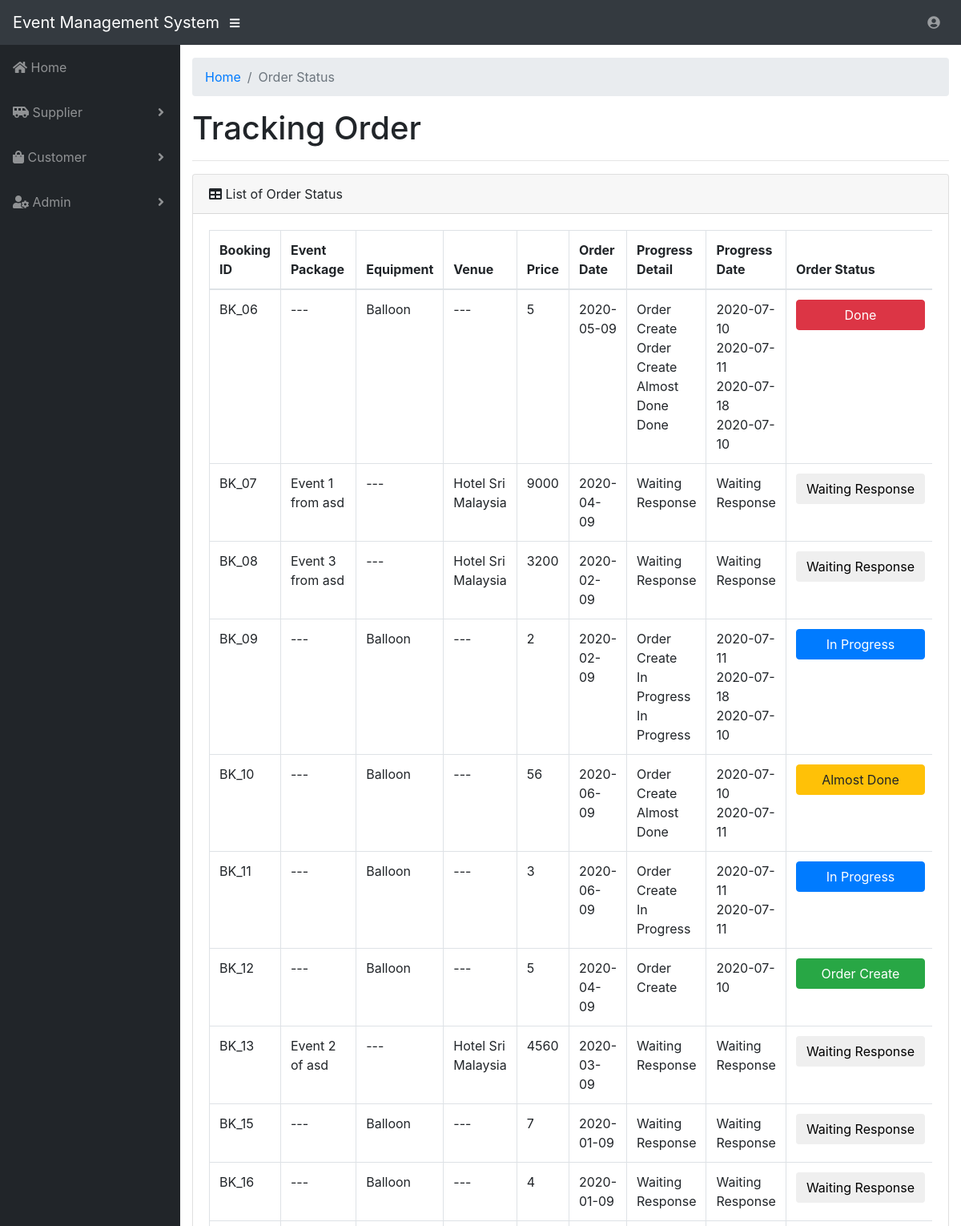
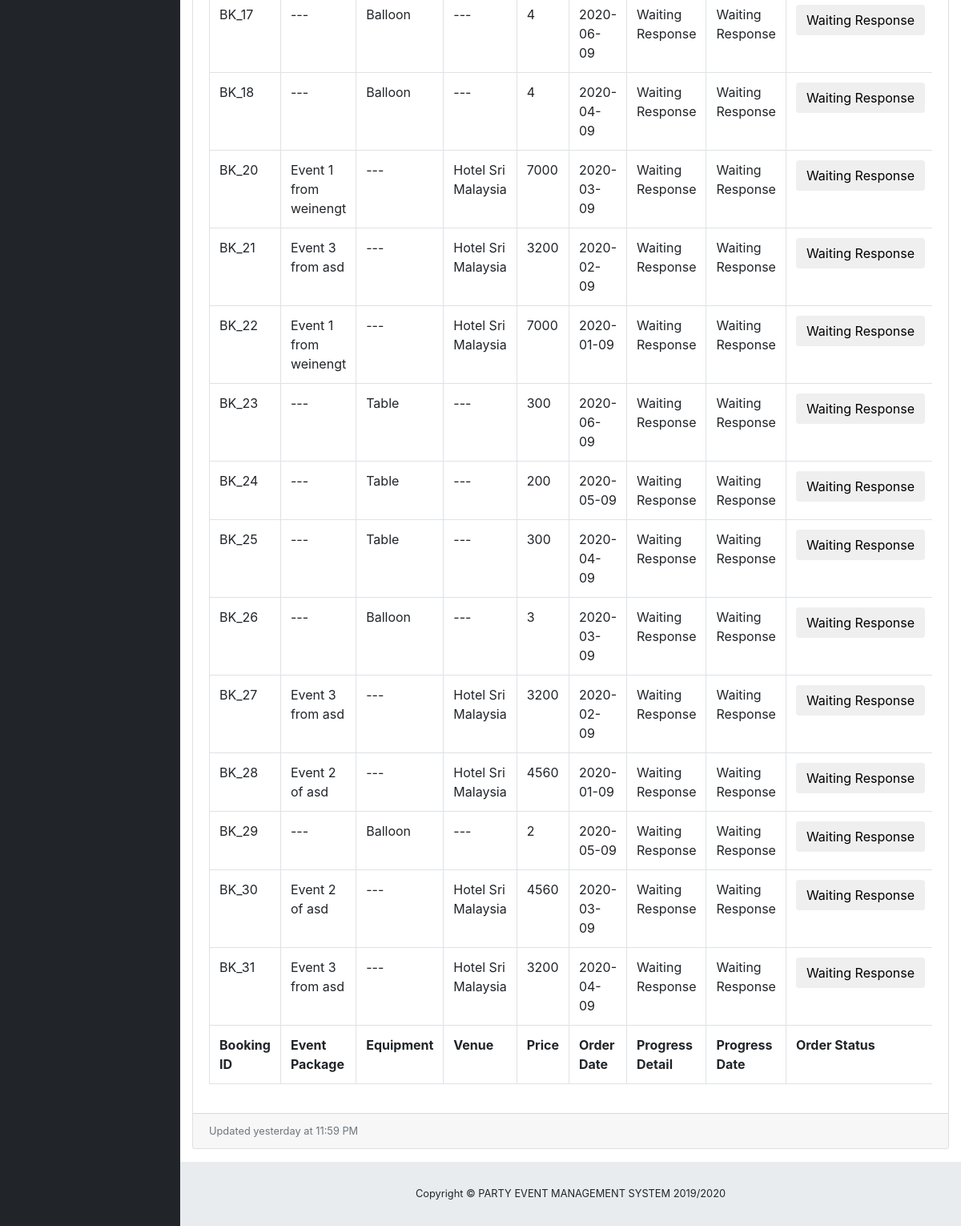
The app's page /ApplicationLayer/UserView/cTracking.php (signed in) with its own data (2 pictures, top to bottom).
### tables this page shows
CREATE TABLE `booking` (
  `B_bookingID` varchar(200) NOT NULL,
  `EOd_orderID` varchar(200) DEFAULT NULL,
  `V_venueID` varchar(200) DEFAULT NULL,
  `EP_packageID` varchar(200) DEFAULT NULL,
  `eventPrice` float NOT NULL,
  `status` varchar(100) NOT NULL,
  `C_customerID` varchar(255) NOT NULL,
  `Order_Date` date DEFAULT NULL
);

CREATE TABLE `equipment` (
  `EQ_equipmentID` varchar(200) NOT NULL,
  `EQ_equipmentName` varchar(200) NOT NULL,
  `EQ_category` varchar(200) NOT NULL,
  `EQ_quantityAvailable` int(11) NOT NULL,
  `EQ_price` float NOT NULL,
  `EQ_detail` varchar(200) NOT NULL,
  `EQ_status` varchar(200) NOT NULL,
  `S_supplierID` varchar(200) NOT NULL
);

CREATE TABLE `tracking_order` (
  `B_bookingID` varchar(255) NOT NULL,
  `TO_process` varchar(255) DEFAULT NULL,
  `TO_Date` varchar(255) DEFAULT NULL
);

CREATE TABLE `event_package` (
  `EP_packageID` int(200) NOT NULL,
  `EP_packageName` varchar(200) NOT NULL,
  `S_supplierID` varchar(200) NOT NULL,
  `EP_packagePrice` float DEFAULT NULL,
  `EP_category` varchar(200) NOT NULL
);

### BusinessServiceLayer/UserM/cTrackingModel.php (called while the page is built, shortened)
<?php
				function getPurchasedOrder($custID){
								include '../../libs/connection.php';
								$sql="SELECT * FROM booking
									  WHERE
									  C_customerID= '$custID' and status='paid'
									  ";
								$result = $conn->query($sql);
								return $result;
										   }
						function checknamepackage($id2){
											include '../../libs/connection.php';
											$query2 = "SELECT * FROM event_package WHERE EP_packageID = '$id2'";
											$result2 = $conn->query($query2);
											return $result2;
										}
						function checknameequipment($id3){
								include '../../libs/connection.php';
					$query3 = "SELECT equipment.EQ_equipmentName FROM equipment_order INNER JOIN equipment on equipment.EQ_equipmentID=equipment_order.EQ_equipmentID  WHERE equipment_order.EOd_orderID ='$id3'";
								$result3 = $conn->query($query3);
										return $result3;
													}
							function getprogress($id5){
										include '../../libs/connection.php';
										$query5= "SELECT * FROM tracking_order WHERE B_bookingID='$id5'";
								$result5 = $conn->query($query5);
										return $result5;
							}
?>

### BusinessServiceLayer/UserC/cTrackingController.php (the view, shortened to what this page needs)
<?php
function trackingOrder(){
include '../../BusinessServiceLayer/UserM/cTrackingModel.php';
$result = getPurchasedOrder($_SESSION['id']);
 if(!is_null($result)){
 								if ($result-> num_rows > 0){
					while ($row = $result-> fetch_assoc()){
								echo"<tr><td>".$row["B_bookingID"]."</td>";
                                           if(is_null($row["EP_packageID"]))
											echo"<td>---</td>";
                                       $result2 = checknamepackage($row["EP_packageID"]);
                              							if ($result2-> num_rows > 0){
															while ($row2 = $result2-> fetch_assoc()){
																   echo"<td>".$row2["EP_packageName"]."</td>";
 																				}
 																			}
 											if(is_null($row["EOd_orderID"]))
													echo"<td>---</td>";
                                                  $result3 = checknameequipment($row["EOd_orderID"]);
                              							if ($result3-> num_rows > 0){
															while ($row3 = $result3-> fetch_assoc()){
							                     echo"<td>".$row3["EQ_equipmentName"]."</td>";
							                 }
							             }
							             if(is_null($row["V_venueID"]))
													echo"<td>---</td>";
										else
							              echo"<td>".$row["V_venueID"]."</td>";
							              echo"<td>".$row["eventPrice"]."</td>";
							              echo"<td>".$row["Order_Date"]."</td>";
							              	 $result5 = getprogress($row["B_bookingID"]);
							              	  if ($result5-> num_rows == 0){
							              	  	echo"<td>Waiting Response</td>";
							              	  	echo"<td>Waiting Response</td>";
							              	  }
							              	 $statustype=0;
							              	 if ($result5-> num_rows > 0){
															while ($row5 = $result5-> fetch_assoc()){
																	$str_arr = explode (",",$row5["TO_process"] );
																   $i=0;
																   echo"<td>";
																		   foreach($str_arr as $value){
 																			    if($str_arr[$i]=="Order Create"){$statustype=1;}
 																			    if($str_arr[$i]=="In Progress"){$statustype=2;}
 																			    if($str_arr[$i]=="Almost Done"){$statustype=3;}
 																			    if($str_arr[$i]=="Done"){$statustype=4;}
 																		$i++;
 																		}
 																		echo"</td>";
 																			 echo"<td>";
 																		echo"</td>";
 																				}
 																			}
 																			if( $statustype==0){
 																		echo"<td> <button type='submit'  class='btn btn-block'>Waiting Response</button></td></form></tr>";}
 																		else if( $statustype==1){
 																		echo"<td> <button type='submit'  class='btn btn-success btn-block'>Order Create</button></td></form></tr>";}
 																		else if( $statustype==2){
 																		echo"<td> <button type='submit'  class='btn btn-primary btn-block'>In Progress</button></td></form></tr>";}
 																		else if( $statustype==3){
 																		echo"<td> <button type='submit'  class='btn btn-warning btn-block'>Almost Done</button></td></form></tr>";}
 																		else if( $statustype==4){
 																		echo"<td> <button type='submit'  class='btn btn-danger btn-block'>Done </button></td></form></tr>";}
 																		}
						}
				}
 }
?>

### libs/css/sb-admin.css (style rules this page uses)
html { position: relative; min-height: 100%; }
body { height: 100%; }
:root { --input-padding-x: 0.75rem; --input-padding-y: 0.75rem; }

### records on screen
booking: B_bookingID "BK_06", eventPrice "5", Order_Date "2020-05-09", shows "Done"
equipment: EQ_equipmentName "Balloon"
booking: B_bookingID "BK_07", V_venueID "Hotel Sri Malaysia", eventPrice "9000", Order_Date "2020-04-09", shows "Waiting Response"
event_package: EP_packageName "Event 1 from asd"
booking: B_bookingID "BK_08", V_venueID "Hotel Sri Malaysia", eventPrice "3200", Order_Date "2020-02-09", shows "Waiting Response"
event_package: EP_packageName "Event 3 from asd"
booking: B_bookingID "BK_09", eventPrice "2", Order_Date "2020-02-09", shows "In Progress"
booking: B_bookingID "BK_10", eventPrice "56", Order_Date "2020-06-09", shows "Almost Done"
booking: B_bookingID "BK_11", eventPrice "3", Order_Date "2020-06-09", shows "In Progress"
booking: B_bookingID "BK_12", eventPrice "5", Order_Date "2020-04-09", shows "Order Create"
booking: B_bookingID "BK_13", V_venueID "Hotel Sri Malaysia", eventPrice "4560", Order_Date "2020-03-09", shows "Waiting Response"
event_package: EP_packageName "Event 2 of asd"
booking: B_bookingID "BK_15", eventPrice "7", Order_Date "2020-01-09", shows "Waiting Response"
booking: B_bookingID "BK_16", eventPrice "4", Order_Date "2020-01-09", shows "Waiting Response"
booking: B_bookingID "BK_17", eventPrice "4", Order_Date "2020-06-09", shows "Waiting Response"
booking: B_bookingID "BK_18", eventPrice "4", Order_Date "2020-04-09", shows "Waiting Response"
booking: B_bookingID "BK_20", V_venueID "Hotel Sri Malaysia", eventPrice "7000", Order_Date "2020-03-09", shows "Waiting Response"
event_package: EP_packageName "Event 1 from weinengt"
booking: B_bookingID "BK_21", V_venueID "Hotel Sri Malaysia", eventPrice "3200", Order_Date "2020-02-09", shows "Waiting Response"
booking: B_bookingID "BK_22", V_venueID "Hotel Sri Malaysia", eventPrice "7000", Order_Date "2020-01-09", shows "Waiting Response"
booking: B_bookingID "BK_23", eventPrice "300", Order_Date "2020-06-09", shows "Waiting Response"
equipment: EQ_equipmentName "Table"
booking: B_bookingID "BK_24", eventPrice "200", Order_Date "2020-05-09", shows "Waiting Response"
booking: B_bookingID "BK_25", eventPrice "300", Order_Date "2020-04-09", shows "Waiting Response"
booking: B_bookingID "BK_26", eventPrice "3", Order_Date "2020-03-09", shows "Waiting Response"
booking: B_bookingID "BK_27", V_venueID "Hotel Sri Malaysia", eventPrice "3200", Order_Date "2020-02-09", shows "Waiting Response"
booking: B_bookingID "BK_28", V_venueID "Hotel Sri Malaysia", eventPrice "4560", Order_Date "2020-01-09", shows "Waiting Response"
booking: B_bookingID "BK_29", eventPrice "2", Order_Date "2020-05-09", shows "Waiting Response"
booking: B_bookingID "BK_30", V_venueID "Hotel Sri Malaysia", eventPrice "4560", Order_Date "2020-03-09", shows "Waiting Response"
booking: B_bookingID "BK_31", V_venueID "Hotel Sri Malaysia", eventPrice "3200", Order_Date "2020-04-09", shows "Waiting Response"
